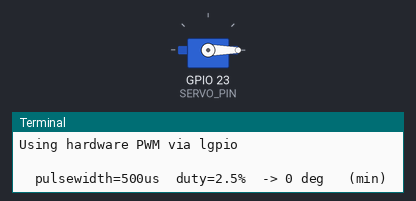
This program was run on a simulated Raspberry Pi (BCM pin numbers). On the bench: servo, the last lines printed to the terminal. Servo angles are drawn from the pulse width (0.5 ms = 0°, 2.5 ms = 180°). At 8.0 s the program stops and its outputs stay as they are.

Above: at 0.1 s.
At 4.1 s:
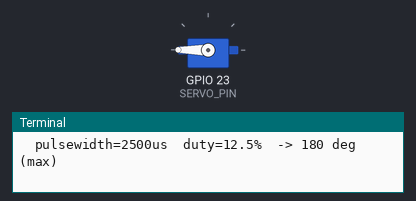
At 6.1 s:
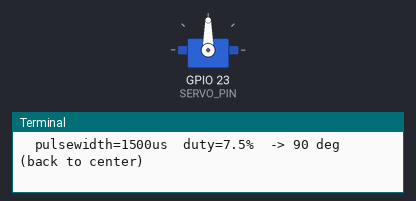
Timing chart, 0 to 7.6 s (numbered marks = the images above):
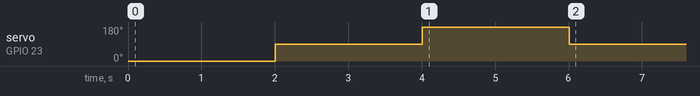

The program:

fix_servo_lgpio.py
```python
#!/usr/bin/env python3
"""
Servo test using lgpio (native Pi 5 GPIO library)
GPIO SERVO_PIN = 23 (BCM)
lgpio uses hardware PWM via gpiochip4 on Pi 5
"""

import lgpio
import time

SERVO_PIN = 23  # BCM pin 23

# Servo PWM: 50Hz = 20ms period
# Pulsewidth in microseconds: 500=0deg, 1500=90deg, 2500=180deg
FREQ = 50  # Hz

def us_to_duty(us, freq=50):
    """Convert microseconds pulsewidth to duty cycle percent"""
    period_us = 1_000_000 / freq  # 20000us for 50Hz
    return (us / period_us) * 100

h = lgpio.gpiochip_open(4)  # Pi 5 uses gpiochip4

print(f"lgpio opened gpiochip4. Testing servo on GPIO {SERVO_PIN}")
print("Using hardware PWM via lgpio\n")

# Claim pin for PWM output
lgpio.gpio_claim_output(h, SERVO_PIN)

positions = [
    (500,  "0 deg   (min)"),
    (1500, "90 deg  (center)"),
    (2500, "180 deg (max)"),
    (1500, "90 deg  (back to center)"),
]

for pw_us, label in positions:
    duty = us_to_duty(pw_us)
    print(f"  pulsewidth={pw_us}us  duty={duty:.1f}%  -> {label}")
    lgpio.tx_pwm(h, SERVO_PIN, FREQ, duty)
    time.sleep(2)

# Stop PWM
lgpio.tx_pwm(h, SERVO_PIN, 0, 0)
lgpio.gpiochip_close(h)
print("\nDone.")
```

Measured:
- by itself, servo on GPIO 23 (SERVO_PIN): 0° → 90° at 2.0 s, → 180° 2.0 s later, → 90° 2.0 s later
